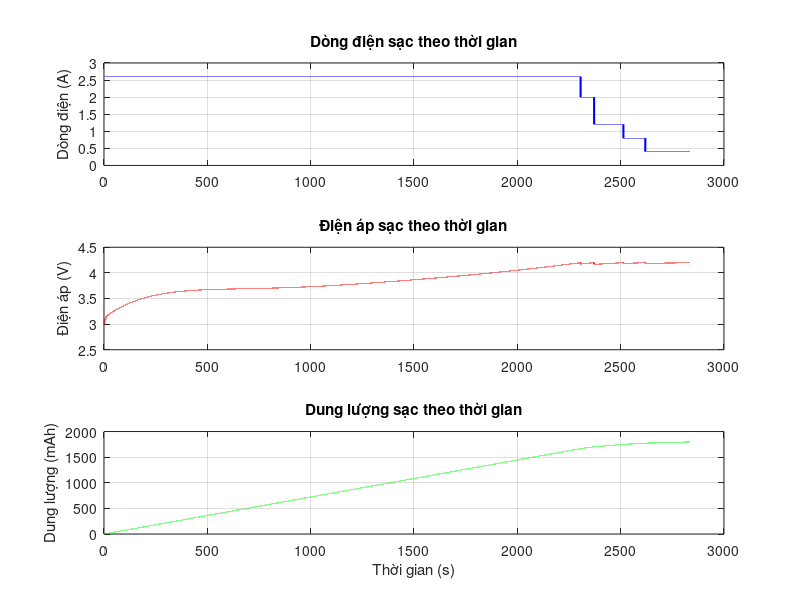

Here is the MATLAB script that generated this plot:
function simulate_charge

    % ================= THÔNG SỐ BAN ĐẦU =================
    U_cutoff = 4.2;
    Q0 = 2000 * 3.6;            % Dung lượng danh định (Coulomb)
    h = 0.01;
    t_max = 10000;

    % Tạo I_pattern với I3 hiện tại
    I_pattern = [2.6, 2, 1.2, 0.8, 0.4];

    % ================= KHỞI TẠO DỮ LIỆU =================
    N = t_max / h;
    Qk = 0;
    Ucpk = 0;
    state = 1;
    time = 0;

    % Mảng lưu dữ liệu để vẽ
    t_array = zeros(1, N);
    I_array = zeros(1, N);
    U_array = zeros(1, N);
    Q_array = zeros(1, N);

    for k = 1:N
        tk = k * h;
        Ik = I_pattern(state);

        % Tính Qk (Coulomb)
        Qk = Qk + Ik * h;

        % Tính SoC
        SoCk = Qk / Q0;

        % Tính các thông số tương ứng
        OCVk = 2.896 + 9.563*SoCk - 57.92*SoCk^2 + 188.2*SoCk^3 ...
             - 340.7*SoCk^4 + 347.5*SoCk^5 - 184.2*SoCk^6 + 38.95*SoCk^7;

        R0k = 0.039 - 0.131*SoCk + 0.507*SoCk^2 - 1.129*SoCk^3 ...
            + 1.679*SoCk^4 - 1.764*SoCk^5 + 1.157*SoCk^6 - 0.331*SoCk^7;

        Rpk = 0.048 - 0.318*SoCk + 2.075*SoCk^2 - 9.171*SoCk^3 ...
             + 23.41*SoCk^4 - 31.96*SoCk^5 + 21.71*SoCk^6 - 5.78*SoCk^7;

        Cpk = 104.9 - 311.3*SoCk + 277.9*SoCk^2 - 2.435*SoCk^3 ...
             - 111.4*SoCk^4 + 44.86*SoCk^5 - 1.53*SoCk^6 + 0.108*SoCk^7;

        % RC song song
        Ucpk = Ucpk + h * (-Ucpk / (Rpk * Cpk) + Ik / Cpk);

        % Điện áp pin
        U_tk = OCVk + R0k * Ik + Ucpk;

        % Lưu dữ liệu
        t_array(k) = tk;
        I_array(k) = Ik;
        U_array(k) = U_tk;
        Q_array(k) = Qk / 3.6;  % đổi sang mAh

        % MSCC logic
        if U_tk >= U_cutoff
            state = state + 1;
        end

        if state > 5
            time = tk;
            break;
        end
    end

    % ================= VẼ ĐỒ THỊ =================
    figure(1);
    
    subplot(3,1,1);
    plot(t_array(1:k), I_array(1:k), 'b', 'LineWidth', 1.5);
    ylabel('Dòng điện (A)');
    title('Dòng điện sạc theo thời gian');
    grid on;

    subplot(3,1,2);
    plot(t_array(1:k), U_array(1:k), 'r', 'LineWidth', 1.5);
    ylabel('Điện áp (V)');
    title('Điện áp sạc theo thời gian');
    grid on;

    subplot(3,1,3);
    plot(t_array(1:k), Q_array(1:k), 'g', 'LineWidth', 1.5);
    xlabel('Thời gian (s)');
    ylabel('Dung lượng (mAh)');
    title('Dung lượng sạc theo thời gian');
    grid on;

    % In kết quả
    fprintf('Thời gian sạc kết thúc: %.2f giây\n', time);
    fprintf('Dung lượng sạc được: %.2f mAh\n', Q_array(k));
end
